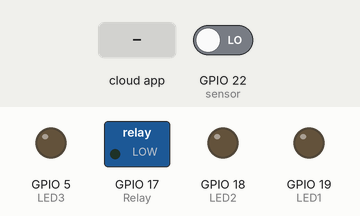
A sketch run on a simulated ESP32. Parts: switched loads named in the sketch (green lamp = pin HIGH), output pins drawn as LEDs (lit = HIGH). The inputs (shaded band) are chosen by the test bench; at power-on: GPIO 22 (sensor) LOW. WiFi joins after 1.5 s; servers stay silent unless stated; the Firebase database answers and starts empty; what the sketch prints to the serial monitor is not drawn.

Above: at 2.7 s.
2.8 s: the phone or cloud app sets S1 to 1
At 4.0 s:
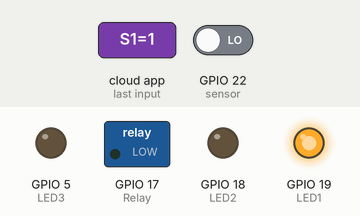
4.6 s: the phone or cloud app sets S4 to 4
At 5.2 s:
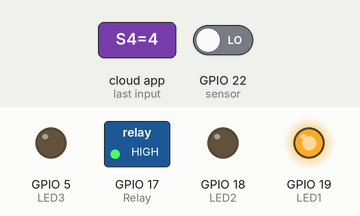
6.1 s: the phone or cloud app sets S1 to 0
At 7.1 s:
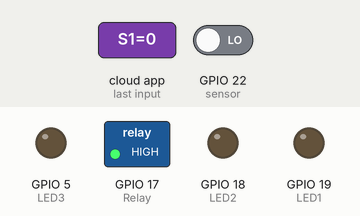
7.8 s: the phone or cloud app sets S2 to 2
At 9.5 s:
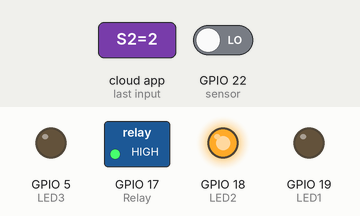
10.0 s: the phone or cloud app sets S3 to 3
At 11.8 s:
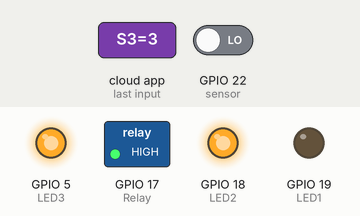
12.3 s: the phone or cloud app sets S4 to 0
At 14.2 s:
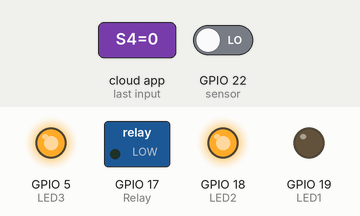
Timing chart, 0 to 15.5 s (numbered marks = the images above; inputs shaded):
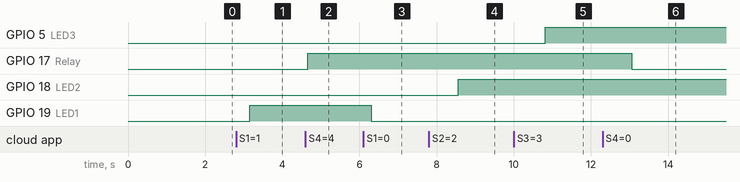

The sketch:

ESP32_PIR_FIREBASE.ino
```cpp
#include <FirebaseESP32.h>
#include  <WiFi.h>
#include "ThingSpeak.h" // always include thingspeak header file after other header files and custom macros

#define WIFI_SSID "KERMIT" // Change the name of your WIFI
#define WIFI_PASSWORD "1sampai9" // Change the password of your WIFI
#define FIREBASE_Authorization_key "IA2u91yqVhqwRLpwVMiFKFdXdTbBmMKsZ4HttAuH"
#define FIREBASE_HOST "esp32-sensor-readings-ap-9d70a-default-rtdb.firebaseio.com"

 //Send to Thingspeak
 unsigned long myChannelNumber = 1959204;
 const char * myWriteAPIKey = "5PZ4WG4I9UC2EOMT";
 int number = 0;

FirebaseData firebaseData;
FirebaseJson json;

 int keyIndex = 0;            // your network key Index number (needed only for WEP)
 WiFiClient  client;

//String Data
String data1;
String data2;
String data3;
String data4;
String value1;
String value2;
String value3;
String value4;

//Used Pins
int sensor = 22;
int LED1 = 19;
int LED2 = 18;
int LED3 = 5;
int Relay = 17;

void setup() {
  pinMode(sensor, INPUT); // declare sensor as input
  pinMode(LED1, OUTPUT);  // declare as OUTPUT
  pinMode(LED2, OUTPUT);
  pinMode(LED3, OUTPUT);
  pinMode(Relay, OUTPUT);

  Serial.begin(115200);
  WiFi.begin (WIFI_SSID, WIFI_PASSWORD);
  Serial.print("Connecting...");
  while (WiFi.status() != WL_CONNECTED)
  {
    Serial.print(".");
    delay(300);
  }
  Serial.println();
  Serial.print("IP Address: ");
  Serial.println(WiFi.localIP());
  Serial.println();
  Firebase.begin(FIREBASE_HOST,FIREBASE_Authorization_key);
  ThingSpeak.begin(client);  // Initialize ThingSpeak
}

void loop() {
  baby();
  control();
}

void baby(){
//Send Data To Firebase/Thingspeak
  long state = digitalRead(sensor);
  int x = ThingSpeak.writeField(myChannelNumber, 1, state, myWriteAPIKey);
     if(state == HIGH){
       Serial.println("Motion detected!");
       Firebase.setFloat(firebaseData,"BabyMonitoring/motion", state);
     }
     else {
       Serial.println("Motion absent!");
       Firebase.setFloat(firebaseData,"BabyMonitoring/motion", state);
       }
}

void control(){
//Receive Data from Thunkable

  data1 = Firebase.getString(firebaseData,"/Switch/S1");
  value1 = firebaseData.stringData();
    if (value1 == "1"){ // LED 1
       digitalWrite(LED1, HIGH);
       Serial.println("LED1 ON");
    }
    else if(value1 == "0"){
       digitalWrite(LED1, LOW);
       Serial.println("LED1 OFF");
    }

    data2 = Firebase.getString(firebaseData,"/Switch/S2");
    value2 = firebaseData.stringData();
      if (value2 == "2"){ // LED 2
         digitalWrite(LED2, HIGH);
         Serial.println("LED2 ON");
      }
      else if(value2 == "0"){
         digitalWrite(LED2, LOW);
         Serial.println("LED2 OFF");
      }

     data3 = Firebase.getString(firebaseData,"/Switch/S3");
     value3 = firebaseData.stringData();
       if (value3 == "3"){ // LED 3
          digitalWrite(LED3, HIGH);
          Serial.println("LED3 ON");
       }
       else if(value3 == "0"){
          digitalWrite(LED3, LOW);
          Serial.println("LED3 OFF");
       }

     data4 = Firebase.getString(firebaseData,"/Switch/S4");

     value4 = firebaseData.stringData();
       if (value4 == "4"){ // LED 4
          digitalWrite(Relay, HIGH);
          Serial.println("RELAY ON");
       }
       else if(value4 == "0"){
          digitalWrite(Relay, LOW);
          Serial.println("RELAY OFF");
       }

}
```

Measured:
- after the input at 2.8 s, GPIO 19 (LED1): LOW → HIGH after 0.35 s
- after the input at 4.6 s, GPIO 17 (Relay): LOW → HIGH after 0.05 s
- after the input at 6.1 s, GPIO 19 (LED1): HIGH → LOW after 0.21 s
- after the input at 7.8 s, GPIO 18 (LED2): LOW → HIGH after 0.76 s
- after the input at 10.0 s, GPIO 5 (LED3): LOW → HIGH after 0.81 s
- after the input at 12.3 s, GPIO 17 (Relay): HIGH → LOW after 0.76 s
